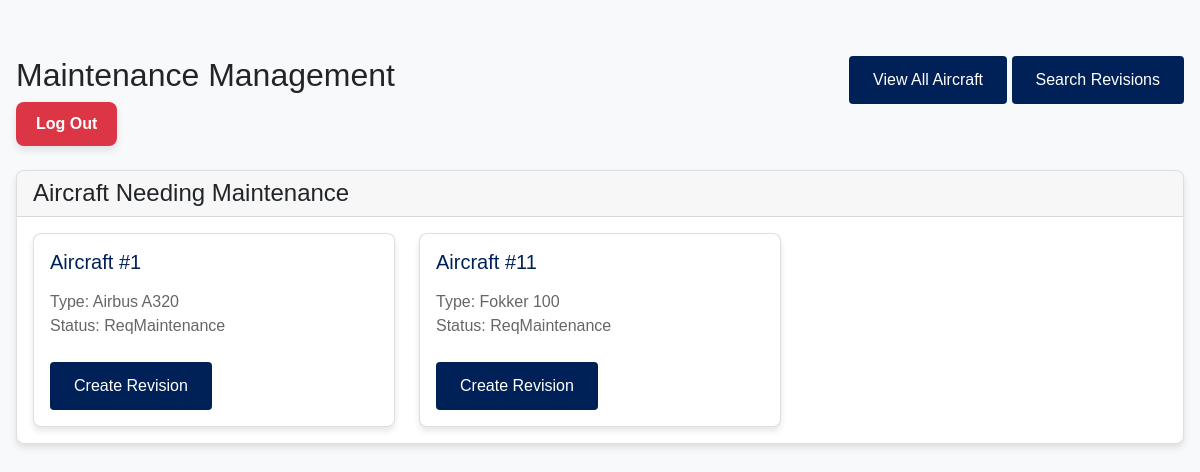
Page /maintanance (signed in) on the committed database.
### tables this page shows
CREATE TABLE "aircraft" (
    NUMAV INTEGER PRIMARY  KEY AUTOINCREMENT NOT NULL,
    TYPE VARCHAR(200) NOT NULL,
    datems DATE NOT NULL,
    NBHDDREV INTEGER DEFAULT 0,
    status TEXT NOT NULL CHECK (status IN ('ReqMaintenance','Available', 'In Maintenance', 'Out of Service')));

### routes/maintanance_routes.py (the view, shortened to what this page needs)
@maintanance_routes.route('/maintanance', methods=["GET", "POST"])
def maintenance():
    context = {}
    action = request.args.get("action", "list")
    aircraft_id = request.args.get("id", type=int)
    tech_name = request.form.get("tech_name")
    tech_id = request.form.get("tech_id", type=int)
    try:
        if action == "list":
            context["aircrafts"] = Aircraft.get_by_status('ReqMaintenance')
            context["view"] = "list"
    except Exception as e:
        flash(f"An error occurred: {str(e)}", "error")
        return redirect(url_for('maintanance_routes.maintenance'))
    context["statuses"] = ["Available", "OutOfService", "ReqMaintenance"]
    return render_template('maintanance.html', **context)

### models/aircraft.py (called while the page is built)
    @staticmethod
    def get_db_connection():
        conn = sqlite3.connect('airplain.db')
        conn.row_factory = sqlite3.Row
        return conn

    @staticmethod
    def get_by_status(name):
        conn = Aircraft.get_db_connection()
        cursor =conn.cursor()
        cursor.execute("SELECT * FROM aircraft WHERE status = ?",(name,))
        rows=cursor.fetchall()
        conn.close()
        if rows:
            return rows

### templates/maintanance.html (shortened to what this page needs)
<!DOCTYPE html>
<html lang="en">
<head>
    <link href="https://cdn.jsdelivr.net/npm/bootstrap@5.1.3/dist/css/bootstrap.min.css" rel="stylesheet">
</head>
<body class="bg-light">
    <div class="container py-4">
        <div class="row mb-4">
            <div class="col">
                <h1 class="h2">Maintenance Management</h1>
                {% if session.get('user_id') %}
                <a href="{{ url_for('auth.logout') }}" class="btn logout-btn">Log Out</a>
                {% endif %}
            </div>
            <div class="col-auto">
                <a href="{{ url_for('maintanance_routes.maintenance', action='list') }}"
                   class="btn btn-outline-primary">View All Aircraft</a>
                <a href="{{ url_for('maintanance_routes.maintenance', action='search_revisions') }}"
                   class="btn btn-outline-secondary">Search Revisions</a>
            </div>
        </div>
        {% if view == "list" %}
            <div class="card">
                <div class="card-header">
                    <h2 class="h4 mb-0">Aircraft Needing Maintenance</h2>
                </div>
                <div class="card-body">
                    {% if aircrafts %}
                        <div class="row row-cols-1 row-cols-md-2 row-cols-lg-3 g-4">
                            {% for aircraft in aircrafts %}
                                <div class="col">
                                    <div class="card h-100">
                                        <div class="card-body">
                                            <h5 class="card-title">Aircraft #{{ aircraft['NUMAV'] }}</h5>
                                            <p class="card-text">
                                                Type: {{ aircraft['TYPE'] }}<br>
                                                Status: {{ aircraft['status'] }}
                                            </p>
                                            <a href="{{ url_for('maintanance_routes.maintenance',
                                                               action='revision_form',
                                                               id=aircraft['NUMAV']) }}"
                                               class="btn btn-primary">Create Revision</a>
                                        </div>
                                    </div>
                                </div>
                            {% endfor %}
                        </div>
                    {% else %}
                        <p class="text-center">No aircraft currently need maintenance.</p>
                    {% endif %}
                </div>
            </div>
        {% endif %}
    </div>
</body>
</html>

### templates/maintanance.html (style rules this page uses)
:root { --airfrance-blue: #002157; --airfrance-red: #EF3340; --light-gray: #f5f5f5; --card-shadow: 0 4px 6px rgba(0, 0, 0, 0.1); --transition-speed: 0.3s; }
body { margin: 0; font-family: Arial, sans-serif; background: var(--light-gray); transition: background-color var(--transition-speed), color var(--transition-speed); }
.container { max-width: 1200px; margin: 2rem auto; padding: 0 1rem; }
.card { background: white; border-radius: 8px; box-shadow: var(--card-shadow); transition: transform var(--transition-speed), box-shadow var(--transition-speed); overflow: hidden; }
.card-title { color: var(--airfrance-blue); margin: 0 0 1rem 0; font-size: 1.25rem; }
.card-text { color: #666; margin: 0 0 1.5rem 0; line-height: 1.5; }
.btn { background: var(--airfrance-blue); color: white; padding: 0.75rem 1.5rem; border: none; border-radius: 4px; cursor: pointer; text-decoration: none; display: inline-block; transition: background-color var(--transition-speed); }
.logout-btn { background-color: #dc3545; margin-left: auto; margin-right: 20px; padding: 10px 20px; border: none; border-radius: 8px; color: white; font-weight: bold; cursor: pointer; transition: background-color 0.3s ease, transform 0.3s ease, box-shadow 0.3s ease; box-shadow: 0 4px 8px rgba(0, 0, 0, 0.1); text-decoration: none; }

### rows in the picture
aircraft: NUMAV "1", TYPE "Airbus A320", status "ReqMaintenance"
aircraft: NUMAV "11", TYPE "Fokker 100", status "ReqMaintenance"
